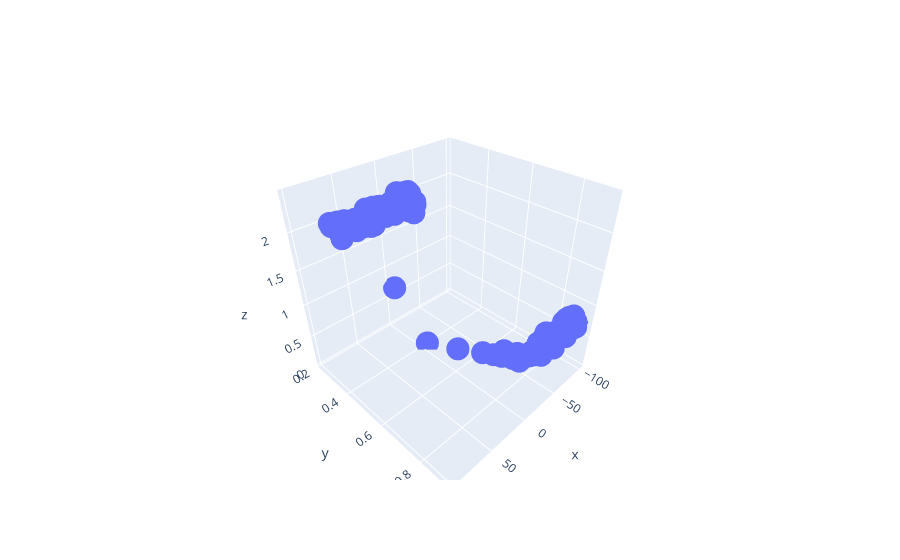

Notebook code for this chart:
### Code cell
fig = go.Figure(data=[go.Scatter3d(x=x_ext, y=y_ext1, z=z_ext1,
                                   mode='markers')]);
fig.show()
